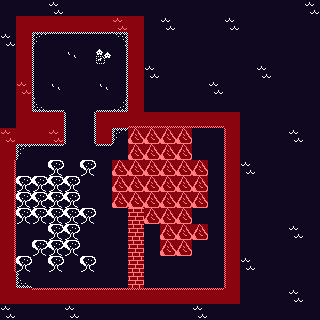

Rendered tile map (Tiled .tmx) drawn with the repository's tilesets; below, a short description and the full map source, tile grids included:
An orthogonal 20x20 tile map with 16x16 px tiles, 2 tile layers (map, collision), 2 tilesets.

<map version="1.10" tiledversion="1.12.1" orientation="orthogonal" renderorder="right-down" width="20" height="20" tilewidth="16" tileheight="16" infinite="0" nextlayerid="3" nextobjectid="1">
 <tileset firstgid="1" name="monotiles" tilewidth="16" tileheight="16" tilecount="16" columns="8">
  <image source="monotiles.png" width="128" height="32" />
 </tileset>
 <tileset firstgid="17" name="collision" tilewidth="16" tileheight="16" tilecount="2" columns="2">
  <image source="collision.png" width="32" height="16" />
 </tileset>
 <layer id="1" name="map" width="20" height="20">
  <data encoding="csv">
1,1,1,3,1,1,1,1,1,1,1,1,1,1,1,1,1,1,1,3,
1,1,1,1,1,1,1,3,1,1,3,1,1,1,3,1,1,1,1,1,
3,1,4,8,8,8,8,5,1,1,1,1,1,1,1,1,1,1,1,1,
1,1,11,1,2,1,12,9,1,1,1,1,1,1,1,1,1,1,1,1,
1,1,11,1,1,1,1,9,1,3,1,1,1,1,1,1,3,1,1,1,
1,3,11,2,1,1,2,9,1,1,1,1,1,3,1,1,1,1,1,1,
1,1,7,10,1,1,10,6,1,1,1,1,1,1,1,1,1,1,1,1,
1,1,1,1,11,9,1,1,10,10,10,10,10,10,1,1,1,1,1,1,
3,1,1,3,11,9,1,4,13,13,13,13,1,1,11,1,1,1,3,1,
1,4,8,8,1,1,8,1,13,13,13,13,1,1,11,1,1,1,1,1,
9,1,1,14,1,14,1,13,13,13,13,13,13,1,11,3,1,1,1,1,
9,14,14,14,14,1,1,13,13,13,13,13,13,1,11,1,1,1,1,1,
9,14,14,14,14,1,1,13,13,13,13,13,13,1,11,1,1,1,1,1,
9,14,14,14,14,14,1,1,15,13,13,13,1,1,11,1,1,1,1,1,
9,1,1,14,14,1,1,1,15,1,13,13,13,1,11,1,1,1,3,1,
9,1,14,14,14,1,1,1,15,1,13,13,1,1,11,1,1,1,1,1,
9,14,1,14,1,14,1,1,15,1,1,1,1,1,11,3,1,1,1,1,
1,7,1,1,1,1,1,1,15,1,1,1,1,1,11,1,1,1,1,1,
1,1,8,8,8,8,8,8,8,8,8,8,8,8,1,1,1,1,3,1,
3,1,1,1,3,1,1,1,1,1,1,1,3,1,1,1,1,1,1,1
</data>
 </layer>
 <layer id="2" name="collision" width="20" height="20">
  <data encoding="csv">
0,0,0,0,0,0,0,0,0,0,0,0,0,0,0,0,0,0,0,0,
0,17,17,17,17,17,17,17,17,0,0,0,0,0,0,0,0,0,0,0,
0,17,0,0,0,0,0,0,17,0,0,0,0,0,0,0,0,0,0,0,
0,17,0,0,0,0,0,0,17,0,0,0,0,0,0,0,0,0,0,0,
0,17,0,0,0,0,0,0,17,0,0,0,0,0,0,0,0,0,0,0,
0,17,0,0,0,0,0,0,17,0,0,0,0,0,0,0,0,0,0,0,
0,17,0,0,0,0,0,0,17,0,0,0,0,0,0,0,0,0,0,0,
0,17,17,17,0,0,17,17,17,17,17,17,17,17,17,0,0,0,0,0,
17,17,17,17,0,0,17,0,17,17,17,17,0,0,17,0,0,0,0,0,
17,0,0,0,0,0,0,0,17,17,17,17,0,0,17,0,0,0,0,0,
17,0,0,0,0,0,0,17,17,17,17,17,17,0,17,0,0,0,0,0,
17,0,0,0,0,0,0,17,17,17,17,17,17,0,17,0,0,0,0,0,
17,0,0,0,0,0,0,17,17,17,17,17,17,0,17,0,0,0,0,0,
17,0,0,0,0,0,0,0,17,17,17,17,0,0,17,0,0,0,0,0,
17,0,0,0,0,0,0,0,17,0,17,17,17,0,17,0,0,0,0,0,
17,0,0,0,0,0,0,0,17,0,17,17,0,0,17,0,0,0,0,0,
17,0,0,0,0,0,0,0,17,0,0,0,0,0,17,0,0,0,0,0,
17,0,0,0,0,0,0,0,17,0,0,0,0,0,17,0,0,0,0,0,
17,17,17,17,17,17,17,17,17,17,17,17,17,17,17,0,0,0,0,0,
0,0,0,0,0,0,0,0,0,0,0,0,0,0,0,0,0,0,0,0
</data>
 </layer>
</map>
